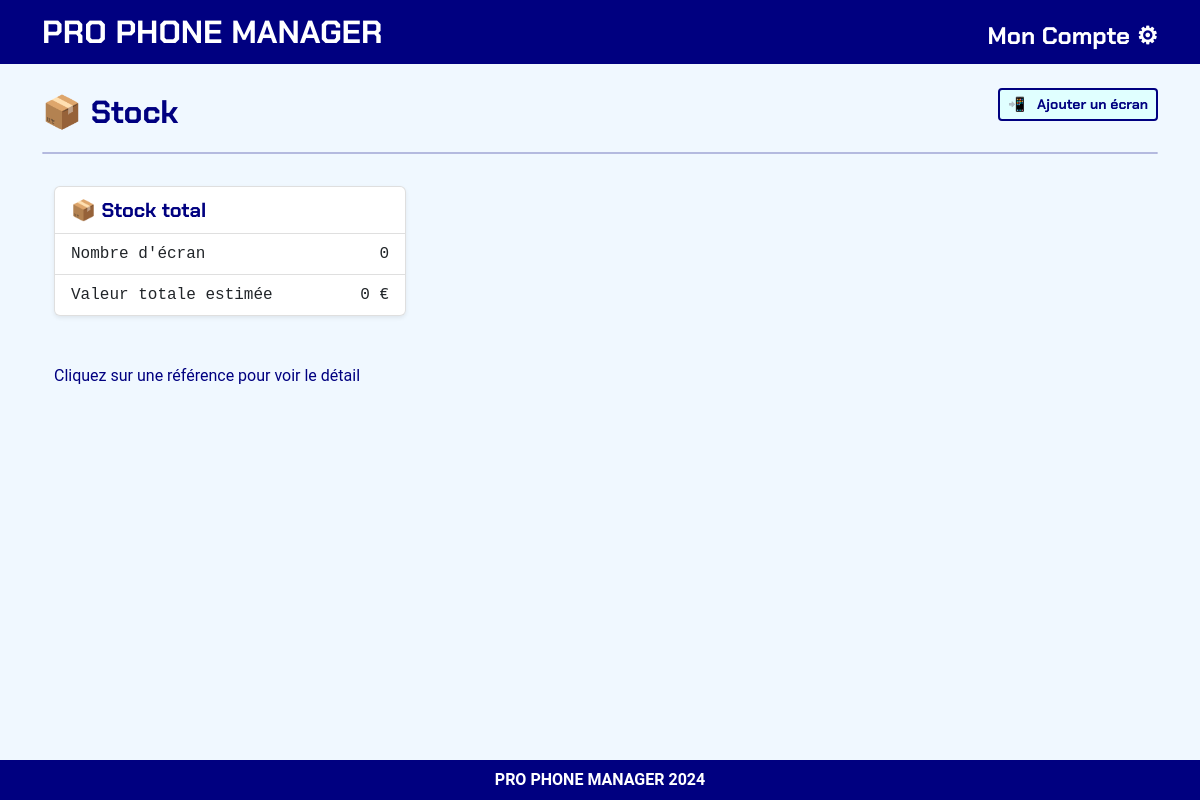
/stock/all/ (signed in), run on an earlier commit of the app's database.
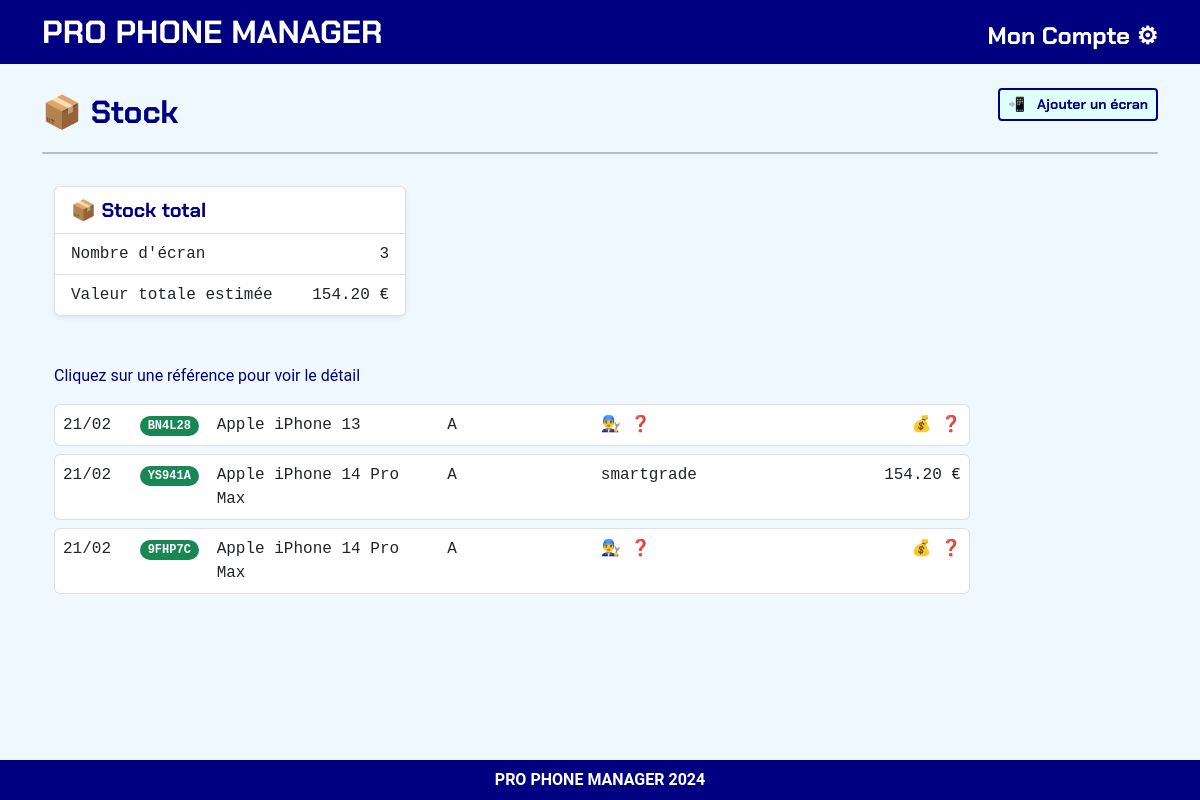
And on a later commit of the database.
### listings/models.py (models this page shows, shortened)
class BrokenScreen(models.Model):
    id = models.AutoField(primary_key=True)
    repairstore = models.ForeignKey(RepairStore, on_delete=models.CASCADE)
    uniquereference = models.OneToOneField(UniqueReference, on_delete=models.CASCADE)
    screenbrand = models.ForeignKey(ScreenBrand, on_delete=models.CASCADE)
    screenmodel = models.ForeignKey(ScreenModel, on_delete=models.CASCADE)
    diag_question_1 = models.TextField(null=True, blank=True)
    diag_question_2 = models.TextField(null=True, blank=True)
    diag_question_3 = models.TextField(null=True, blank=True)
    diag_question_4 = models.TextField(null=True, blank=True)
    diag_question_5 = models.TextField(null=True, blank=True)
    diag_question_6 = models.TextField(null=True, blank=True)
    diag_question_7 = models.TextField(null=True, blank=True)
    diag_question_8 = models.TextField(null=True, blank=True)
    diag_question_9 = models.TextField(null=True, blank=True)
    diag_question_10 = models.TextField(null=True, blank=True)
    diag_response_1 = models.BooleanField(null=True)
    diag_response_2 = models.BooleanField(null=True)
    diag_response_3 = models.BooleanField(null=True)
    diag_response_4 = models.BooleanField(null=True)
    diag_response_5 = models.BooleanField(null=True)
    diag_response_6 = models.BooleanField(null=True)
    diag_response_7 = models.BooleanField(null=True)
    diag_response_8 = models.BooleanField(null=True)
    diag_response_9 = models.BooleanField(null=True)
    diag_response_10 = models.BooleanField(null=True)
    is_diag_done = models.BooleanField(default=False)
    grade = models.CharField(
        max_length=20,
        choices=[
            ('', 'Select Grade'),
            ('A', 'A'),
            ('B', 'B'),
            ('C', 'C'),
            ('D', 'D'),
            ('E', 'E'),
            ('F', 'F'),
            ('G', 'G'),
            ('Fully Broken', 'Fully Broken'),
            ('Aftermarket', 'Aftermarket')
        ],
        default='EN ATTENTE',
    )
    quotations = models.ManyToManyField('RecyclerPricing', related_name='broken_screens')
    recycler = models.ForeignKey(Recycler, on_delete=models.SET_NULL, null=True, blank=True)
    is_attributed = models.BooleanField(default=False)
    price = models.DecimalField(max_digits=10, decimal_places=2, null=True, blank=True)
    is_packed = models.BooleanField(default=False)
    date_joined = models.DateTimeField(default=timezone.now)
    class Meta:
        ordering = ['-date_joined']
    class Meta:
        ordering = ['-date_joined']

class UniqueReference(models.Model):
    repairstore = models.ForeignKey(RepairStore, on_delete=models.CASCADE)
    value = models.CharField(max_length=6, unique=True)
    is_used = models.BooleanField(default=False)
    def __str__(self):
        return self.value

class ScreenModel(models.Model):
    screenbrand = models.ForeignKey(ScreenBrand, on_delete=models.CASCADE)
    screenmodel = models.CharField(max_length=50)
    is_oled = models.BooleanField(default=False)
    is_3dtouch = models.BooleanField(default=False)
    is_wanted = models.BooleanField(default=False)
    class Meta:
        ordering = ['screenbrand', 'screenmodel']

class ScreenBrand(models.Model):
    screenbrand = models.CharField(max_length=25, primary_key=True, null=False, blank=False)
    class Meta:
        ordering = ['screenbrand']

class Recycler(models.Model):
    company_name = models.CharField(max_length=100, verbose_name="Dénomination sociale de l'entreprise", blank=True)
    company_raison_social = models.CharField(max_length=100, verbose_name="Raison sociale", blank=True)
    siren = models.CharField(max_length=15, verbose_name="Numéro siren")
    address = models.TextField(verbose_name="Adresse")
    postal_code = models.CharField(max_length=10, verbose_name="Code postal")
    city = models.CharField(max_length=50, verbose_name="Ville")
    phone_number = models.CharField(max_length=15, verbose_name="Numéro de téléphone")
    url = models.URLField()
    payment_method = models.CharField(max_length=50)
    payment_delay = models.TextField(blank=True, null=True)
    shipping_fee = models.CharField(max_length=50)
    date_joined = models.DateTimeField(default=timezone.now, blank=True, null=True)
    is_us = models.BooleanField(default=False)
    def __str__(self):
        return self.company_name

### listings/views.py (the view)
# urls.py: path('stock/all/', stock_all, name='stock_all'),
@login_required
def stock_all(request):
    broken_screens = BrokenScreen.objects.filter(repairstore__user=request.user, is_packed=False)
    context = {
        'broken_screens': broken_screens,
        'items_count': broken_screens.count(),  # Vous pouvez ajuster cela en fonction de vos besoins
        'items_value': sum(broken_screen.price for broken_screen in broken_screens if broken_screen.price),
    }
    return render(request, 'stock.html', context)

### listings/templates/stock.html (shortened to what this page needs)
{% extends "base_webapp.html" %}
{% load static %}
{% block page_title %}
<span>📦 Stock</span>
<span>
    <a class="btn btn-sm btn-outline-blue float-end" href="{% url 'create_brokenscreen' %}">
        <span class="me-2">📲</span>
        <span>Ajouter un écran</span>
    </a>
</span>
{% endblock page_title %}
{% block page_content %}
    <div class="row mb-4">
        <div class="col-12 col-md-6 col-lg-4 mb-4">
            <ul class="list-group font-monospace shadow-sm">
                <li class="list-group-item logo-blue fs-5">📦 Stock {% if brand %}{{ brand.screenmodel|title }}{% elif recycler %}{{ recycler|title }}{% else %}total{% endif %}</li>
                <li class="list-group-item fs-6">
                    <span>Nombre d'écran</span>
                    <span class="float-end">{{ items_count }}</span>
                </li>
                <li class="list-group-item fs-6">
                    <span>Valeur totale estimée</span>
                    <span class="float-end">{{ items_value }} €</span>
                </li>
            </ul>
        </div>
    </div>
    <div class="row mb-4 md-mb-5 mb-lg-5">
        <div class="mb-1 mb-md-3 fs-6 text-blue">Cliquez sur une référence pour voir le détail</div>
        <div class="col-12 d-none d-md-block col-lg-10 mb-4">
            {% for broken_screen in broken_screens %}
            <ul class="list-group mb-2 fs-6 font-monospace">
                <li class="list-group-item px-md-1 px-lg-2">
                    <div class="row">
                        <div class="col-md-1 text-start">
                            <span>{{ broken_screen.date_joined|date:'d/m' }}</span>
                        </div>
                        <div class="col-md-1 text-start">
                            <span class="badge rounded-pill font-monospace bg-success">{{ broken_screen.uniquereference }}</span>
                        </div>
                        <div class="col-md-3 text-start">
                            <span>{{ broken_screen.screenmodel.screenbrand.screenbrand|title }} {{ broken_screen.screenmodel.screenmodel }}</span>
                        </div>
                        <div class="col-md-2 text-start">
                            <span>{% if broken_screen.grade %}{{ broken_screen.grade }}{% else %}<span>🔎</span> ❓{% endif %}</span>
                        </div>
                        <div class="col-md-3 text-start">
                            <span>{% if broken_screen.recycler %}{{ broken_screen.recycler }}{% else %}👨‍🔧 ❓{% endif %}</span>
                        </div>
                        <div class="col-md-2 text-end">
                            <span>{% if broken_screen.price %}{{ broken_screen.price}} € {% else %}<span>💰</span> ❓{% endif %}</span>
                        </div>
                    </div>
                </li>
            </ul>
            {% endfor %}
        </div>
    </div>
{% endblock page_content %}

### listings/templates/base_webapp.html
{% extends "base_lcd.html" %}
{% load static %}
{% load l10n %}
{% block navbar %}
<div class="container-fluid py-2 mb-0 bg-blue">
    <div class="container">
        <div class="row">
            <div class="col">
                {% if user.is_authenticated %}
                    {% if request.resolver_match.url_name != 'complete_store_configuration' %}
                        <a class="text-decoration-none fs-2 logo-white" href="{% url 'dashboard' %}">PRO PHONE MANAGER</a>
                    {% else %}
                        <a class="text-decoration-none fs-2 logo-white" href="{% url 'landing' %}">PRO PHONE MANAGER</a>
                    {% endif %}
                {% else %}
                    <a class="text-decoration-none fs-2 logo-white" href="{% url 'landing' %}">PRO PHONE MANAGER</a>
                {% endif %}
            </div>
            <div class="col text-end">
                <div class="col text-end" style="margin-top: 10px;">
                    {% if request.resolver_match.url_name != 'complete_store_configuration' %}
                        <a class="text-decoration-none logo-white small-font" style="font-size: 24px;" href="{% url 'settings_view' %}" {% if not profile_complete %}disabled{% endif %}>Mon Compte ⚙</a>
                    {% endif %}
                </div>
            </div>
        </div>
    </div>
</div>
{% endblock navbar %}
{% block content %}
<div class="container-lg mt-4 mb-3">
	<div class="row fs-2 logo-blue">
		<div class="col-12">{% block page_title %}{% endblock page_title %}</div>
		<div class="col-12"><hr></div>
	</div>
</div>
<div class="container-lg mb-5 ps-md-4">
	{% block page_content %}{% endblock page_content %}
</div>
{% endblock content %}
{% block footer %}
<div class="text-white fs-6 fw-bold text-center">PRO PHONE MANAGER 2024</div>
{% endblock footer %}

### listings/templates/base_lcd.html (shortened to what this page needs)
{% load static %}
<!doctype html>
<html lang="fr">
<head>
    <link rel="stylesheet" href="{% static 'bootstrap-5.2.3-dist/css/bootstrap.min.css' %}">
    <link rel="stylesheet" href="{% static 'styles.css' %}">
</head>
<body class="pb-5">
    {% block navbar %}{% endblock navbar %}
    {% block content %}{% endblock content %}
    <div class="container-fluid fixed-bottom bg-blue py-2">
        <div class="container py-0 my-0">
            {% block footer %}{% endblock footer %}
        </div>
    </div>
</body>
</html>

### listings/static/styles.css (style rules this page uses)
body { font-family: 'Roboto', sans-serif; scroll-behavior: smooth; background-color: AliceBlue; }
hr { border: 1px solid navy; border-radius: 5px; }
a { color:navy; }
.logo-blue { font-family: 'ChakraPetch', sans-serif; color:navy; font-weight: bold; }
.logo-white { font-family: 'ChakraPetch', sans-serif; color:white; font-weight: bold; }
.text-blue { color:navy; }
.btn { font-family: 'ChakraPetch', sans-serif; }
.btn-outline-blue { font-family: 'ChakraPetch', sans-serif; color:navy; background-color:LightCyan; border: 2px solid navy; }
.bg-blue { background-color: navy; color:white; }

What changed in the data, as far as the page shows it:
added BrokenScreen: date_joined "21/02", uniquereference "BN4L28", screenmodel.screenbrand.screenbrand "Apple", screenmodel.screenmodel "iPhone 13", grade "A"
added BrokenScreen: date_joined "21/02", uniquereference "YS941A", screenmodel.screenbrand.screenbrand "Apple", screenmodel.screenmodel "iPhone 14 Pro Max", grade "A", recycler "smartgrade", price "154.20"
added BrokenScreen: date_joined "21/02", uniquereference "9FHP7C", screenmodel.screenbrand.screenbrand "Apple", screenmodel.screenmodel "iPhone 14 Pro Max", grade "A"
Also different on the page:
{{ items_count }}: "0" → "3"
{{ items_value }}: "0" → "154.20"
